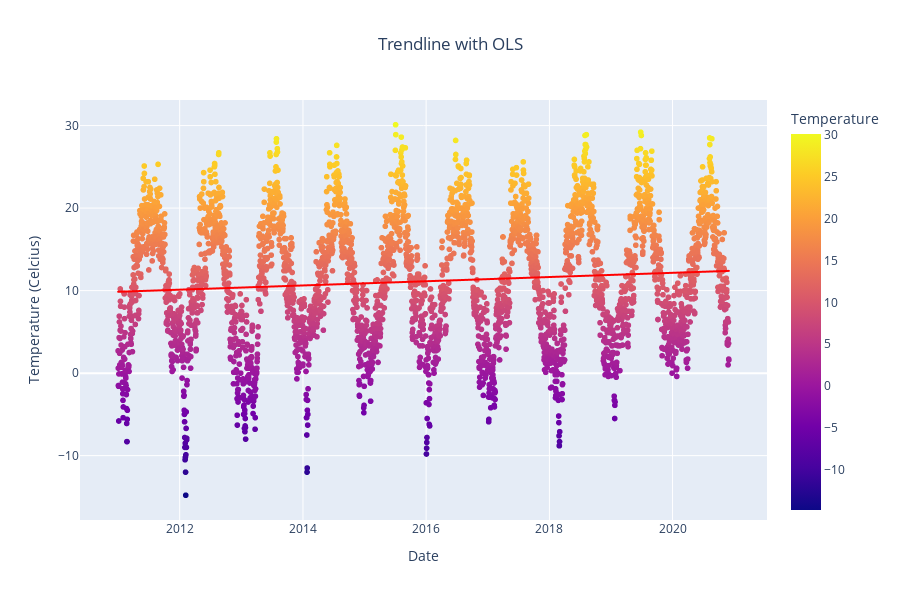

The cell this chart's notebook holds for it:
### Code cell
# plotting linear regression with px.scatter trendline=ols parameter

fig_trend2 = px.scatter(df, x=df.index, y="temperature", 
                  color='temperature', 
                  trendline="ols", #lowess, expanding
                  trendline_color_override="red", 
                  title="Trendline with OLS",
                  labels={"date": "Year",  "temperature": "Temperature"})
fig_trend2.update_layout(
    title={'x':0.5},
    xaxis_title="Date", 
    yaxis_title="Temperature (Celcius)",
    height=600)
fig_trend2.show()

### Figure 1 — Plotly figure (JSON) as saved in the notebook; plotly's stock layout.template omitted (floating-point values rounded to 4 significant figures; data arrays with more than 128 entries replaced by an {"elided": "..."} marker saying what was removed)
{"data": [{"hovertemplate": "Year=%{x}<br>Temperature=%{marker.color}<extra></extra>", "legendgroup": "", "marker": {"color": {"elided": "3622 float values"}, "coloraxis": "coloraxis", "symbol": "circle"}, "mode": "markers", "name": "", "showlegend": false, "type": "scattergl", "x": {"elided": "3622 str values"}, "xaxis": "x", "y": {"elided": "3622 float values"}, "yaxis": "y"}, {"hovertemplate": "<b>OLS trendline</b><br>temperature = 8.0929e-09 * date + -0.611939<br>R<sup>2</sup>=0.009135<br><br>Year=%{x}<br>Temperature=%{y} <b>(trend)</b><extra></extra>", "legendgroup": "", "line": {"color": "red"}, "marker": {"symbol": "circle"}, "mode": "lines", "name": "", "showlegend": false, "type": "scattergl", "x": {"elided": "3622 str values"}, "xaxis": "x", "y": {"elided": "3622 float values"}, "yaxis": "y"}], "layout": {"coloraxis": {"colorbar": {"title": {"text": "Temperature"}}, "colorscale": [[0, "#0d0887"], [0.1111, "#46039f"], [0.2222, "#7201a8"], [0.3333, "#9c179e"], [0.4444, "#bd3786"], [0.5556, "#d8576b"], [0.6667, "#ed7953"], [0.7778, "#fb9f3a"], [0.8889, "#fdca26"], [1, "#f0f921"]]}, "height": 600, "legend": {"tracegroupgap": 0}, "title": {"text": "Trendline with OLS", "x": 0.5}, "xaxis": {"anchor": "y", "domain": [0, 1], "title": {"text": "Date"}}, "yaxis": {"anchor": "x", "domain": [0, 1], "title": {"text": "Temperature (Celcius)"}}}}
